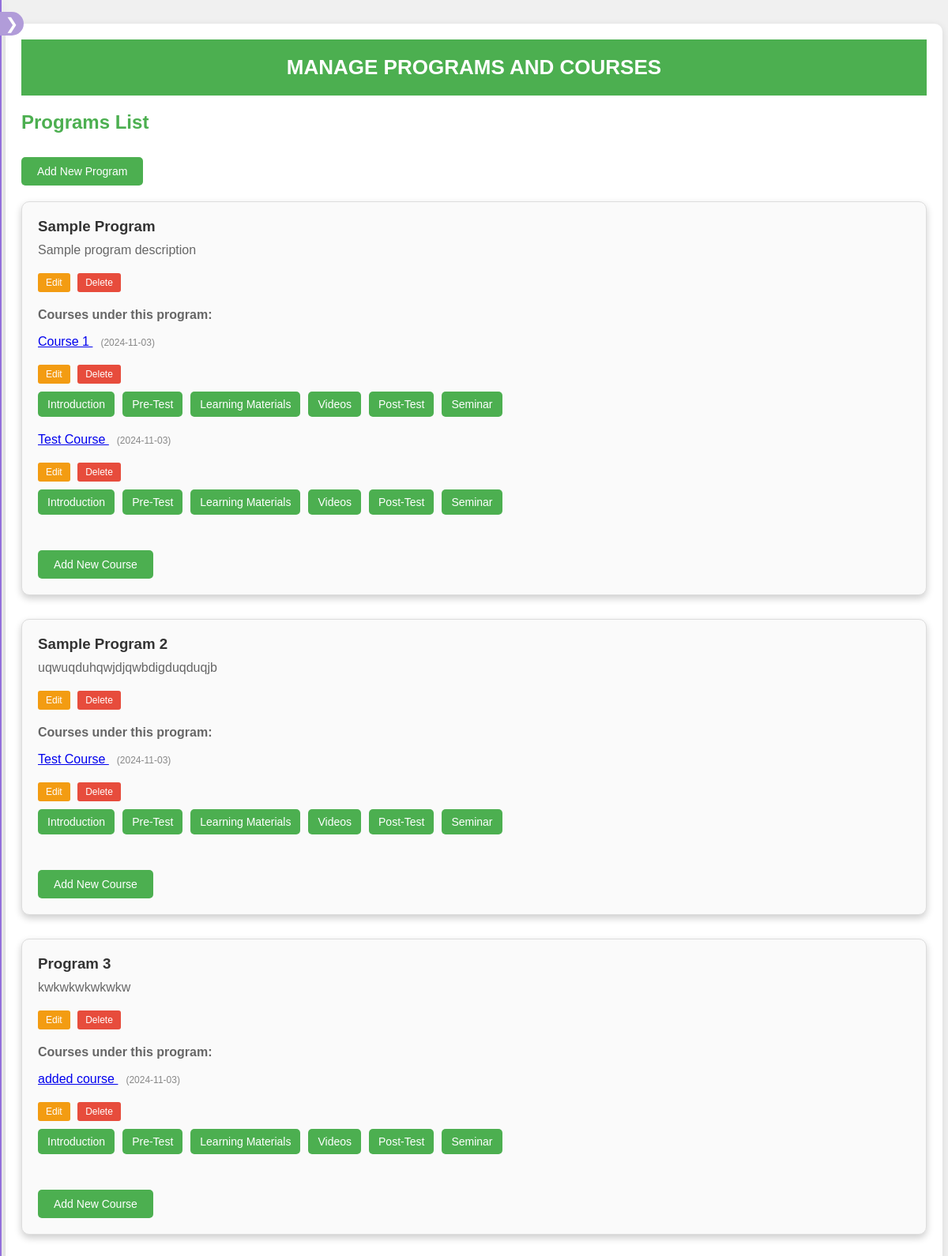
/staff/manage_programs.php (signed in), run on the app's committed database.
### tables this page shows
CREATE TABLE `programs` (
  `program_id` int(11) NOT NULL,
  `program_name` varchar(255) NOT NULL,
  `program_img` text NOT NULL,
  `program_desc` varchar(255) NOT NULL,
  `created_at` datetime NOT NULL
);

CREATE TABLE `courses` (
  `course_id` int(11) NOT NULL,
  `program_id` int(11) NOT NULL,
  `course_name` varchar(255) NOT NULL,
  `course_img` text NOT NULL,
  `course_desc` varchar(255) NOT NULL,
  `course_date` date NOT NULL
);

### staff/manage_programs.php (the view, shortened to what this page needs)
<?php
require_once '../config.php';
$programs_query = $conn->query("SELECT * FROM programs");
?>
<!DOCTYPE html>
<html lang="en">
<head>
    <link rel="stylesheet" href="../staff/assets/common/css/StaffNavBar.css">
    <link rel="stylesheet" href="../staff/assets/css/manage_programs.css">
</head>
<body>
    <?php include '../staff/assets/common/StaffNavBar.php'; ?>
    <div class="manage-program-container">
        <h1>MANAGE PROGRAMS AND COURSES</h1>
        <div class="programs-section">
            <h2>Programs List</h2>
            <a href="add_program.php" class="button add-program">Add New Program</a>
            <div class="program-list">
                <?php while ($program = $programs_query->fetch_array()) { ?>
                    <div class="program-card" id="program-<?php echo $program['program_id']; ?>">
                        <h3>
                            <?php echo $program['program_name']; ?>
                        </h3>
                        <p><?php echo $program['program_desc']; ?></p>
                        <div class="actions">
                            <a href="edit_program.php?program_id=<?php echo $program['program_id']; ?>"
                                class="button edit">Edit</a>
                            <a href="delete_program.php?program_id=<?php echo $program['program_id']; ?>"
                                class="button delete">Delete</a>
                        </div>
                        <div class="courses">
                            <h4>Courses under this program:</h4>
                            <ul>
                                <?php
                                $courses_query = $conn->query("SELECT * FROM courses WHERE program_id = " . $program['program_id']);
                                if ($courses_query->num_rows > 0) {
                                    while ($course = $courses_query->fetch_array()) { ?>
                                        <li>
                                            <a href="edit_course.php?course_id=<?php echo $course['course_id']; ?>">
                                                <?php echo $course['course_name']; ?>
                                            </a>
                                            <span>(<?php echo $course['course_date']; ?>)</span>
                                            <div class="course-actions">
                                                <a href="edit_course.php?course_id=<?php echo $course['course_id']; ?>"
                                                    class="button edit">Edit</a>
                                                <a href="delete_course.php?course_id=<?php echo $course['course_id']; ?>"
                                                    class="button delete">Delete</a>
                                            </div>
                                            <div class="section-links">
                                                <a
                                                    href="add_introduction.php?course_id=<?php echo $course['course_id']; ?>">Introduction</a>
                                                <a
                                                    href="add_pre_test.php?course_id=<?php echo $course['course_id']; ?>">Pre-Test</a>
                                                <a href="add_learning_materials.php?course_id=<?php echo $course['course_id']; ?>">Learning
                                                    Materials</a>
                                                <a href="add_videos.php?course_id=<?php echo $course['course_id']; ?>">Videos</a>
                                                <a
                                                    href="add_post_test.php?course_id=<?php echo $course['course_id']; ?>">Post-Test</a>
                                                <a href="add_seminar.php?course_id=<?php echo $course['course_id']; ?>">Seminar</a>
                                            </div>
                                        </li>
                                    <?php }
                                } else { ?>
                                    <li>No courses available for this program.</li>
                                <?php } ?>
                            </ul>
                            <a href="add_course.php?program_id=<?php echo $program['program_id']; ?>"
                                class="button add-course">Add New Course</a>
                        </div>
                    </div>
                <?php } ?>
            </div>
        </div>
    </div>
</body>
</html>

### staff/assets/common/css/StaffNavBar.css (style rules this page uses)
html, body { width: 100%; height: 100%; margin: 0; padding: 0; font-family: Arial, sans-serif; overflow-x: hidden; }

### staff/assets/css/manage_programs.css (style rules this page uses)
body { font-family: Arial, sans-serif; background-color: #f0f0f0; margin: 0; padding: 0; overflow-y: hidden; }
h1 { color: white; text-align: center; padding: 20px 0; background-color: #4CAF50; margin: 0; font-size: 26px; }
.manage-program-container { width: 95.5%; max-width: 1300px; height: calc(100vh - 100px); margin: 30px auto; background-color: #fff; padding: 20px; border-radius: 10px; box-shadow: 0 2px 10px rgba(0, 0, 0, 0.1); overflow-y: auto; }
.programs-section h2 { color: #4CAF50; margin-bottom: 20px; }
.button { background-color: #4CAF50; color: white; padding: 10px 20px; border-radius: 5px; text-decoration: none; font-size: 14px; display: inline-block; margin-top: 10px; }
.program-list { margin-top: 20px; }
.program-card { background-color: #fafafa; padding: 20px; border-radius: 10px; box-shadow: 0 4px 10px rgba(0, 0, 0, 0.2); border: 1px solid #ddd; margin-bottom: 30px; }
.program-card h3 { color: #333; margin: 0; display: flex; align-items: center; }
.program-card p { color: #666; margin: 10px 0; }
.actions { margin-top: 10px; }
.actions a { background-color: #4CAF50; color: white; padding: 5px 10px; border-radius: 3px; text-decoration: none; font-size: 12px; margin-right: 5px; }
.actions a.edit { background-color: #f39c12; }
.actions a.delete { background-color: #e74c3c; }
.courses { margin-top: 20px; }
.courses h4 { color: #666; margin: 10px 0; }
.courses ul { list-style-type: none; padding: 0; }
.courses ul li { margin: 15px 0; color: #333; }
.courses ul li span { font-size: 12px; color: #888; margin-left: 10px; }
.courses ul li .course-actions { margin-top: 10px; }
.courses ul li .course-actions a { background-color: #4CAF50; color: white; padding: 5px 10px; border-radius: 3px; text-decoration: none; font-size: 12px; margin-right: 5px; }
.courses ul li .course-actions a.edit { background-color: #f39c12; }
.courses ul li .course-actions a.delete { background-color: #e74c3c; }
.section-links { display: flex; flex-wrap: wrap; gap: 10px; margin-top: 10px; margin-bottom: 20px; }
.section-links a { background-color: #4CAF50; color: white; padding: 8px 12px; border-radius: 5px; text-decoration: none; font-size: 14px; transition: background-color 0.3s, transform 0.1s; }
.add-course { background-color: #4CAF50; color: white; padding: 10px 20px; border-radius: 5px; text-decoration: none; font-size: 14px; display: inline-block; margin-top: 25px; }

### data on the page
programs: program_name "Sample Program", program_desc "Sample program description"
courses: course_name "Course 1", course_date "2024-11-03"
courses: course_name "Test Course", course_date "2024-11-03"
programs: program_name "Sample Program 2", program_desc "uqwuqduhqwjdjqwbdigduqduqjb"
courses: course_name "Test Course", course_date "2024-11-03"
programs: program_name "Program 3", program_desc "kwkwkwkwkwkw"
courses: course_name "added course", course_date "2024-11-03"
